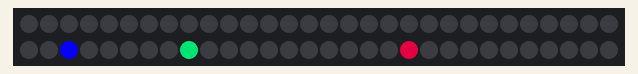
This sketch was run on a simulated Arduino Uno, built with avr-gcc and run on an emulated ATmega328P. Shown: 60 RGB LEDs in strip order, left to right, continuing on the next row. Dim RGB values are drawn brighter than linear; random numbers use the default seed unless the sketch sets one.

Above: at 0.45 s.
At 5.34 s:
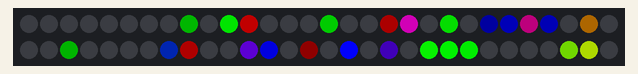
At 10.23 s:
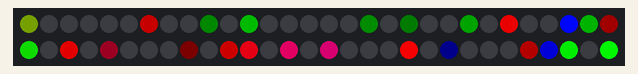
At 20.01 s:
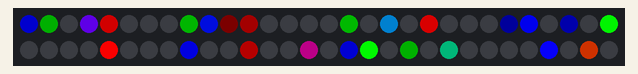
At 29.78 s:
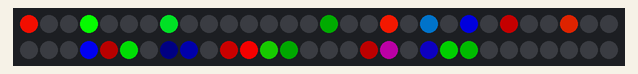
At 39.56 s:
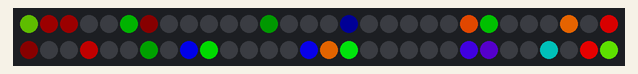

The sketch:

PixelDrip.ino
```cpp
#include <Adafruit_NeoPixel.h>

//led stuff
#define PIN            6
#define NUMPIXELS      60

#define FADE 3
// two pixelss connected in parallel
Adafruit_NeoPixel pixels = Adafruit_NeoPixel(NUMPIXELS, PIN, NEO_GRB + NEO_KHZ800);

void setup() {
  pixels.begin();
}

byte add = 0;

void loop() {
  for (byte i = 0; i < NUMPIXELS; i++) {
    uint32_t pcolor = pixels.getPixelColor(i);
    uint8_t red,green,blue;
    blue = pcolor;
    green = pcolor>>8;
    red = pcolor>>16;
    if (red>FADE) {
      red-=FADE;
    } else {
      red = 0;
    }
    if (green>FADE) {
      green-=FADE;
    } else {
      green = 0;
    }
    if (blue>FADE) {
      blue-=FADE;
    } else {
      blue = 0;
    }
    pixels.setPixelColor(i,red,green,blue);
  }

  add++;
  if (add > 1) {
    add = 0;
    pixels.setPixelColor(random(NUMPIXELS),Wheel(random(0xff)));
  }

  pixels.show();
  delay(30);
}

uint32_t Wheel(byte WheelPos) {
  WheelPos = 255 - WheelPos;
  if(WheelPos < 85) {
   return pixels.Color(255 - WheelPos * 3, 0, WheelPos * 3);
  } else if(WheelPos < 170) {
    WheelPos -= 85;
   return pixels.Color(0, WheelPos * 3, 255 - WheelPos * 3);
  } else {
   WheelPos -= 170;
   return pixels.Color(WheelPos * 3, 255 - WheelPos * 3, 0);
  }
}
```
